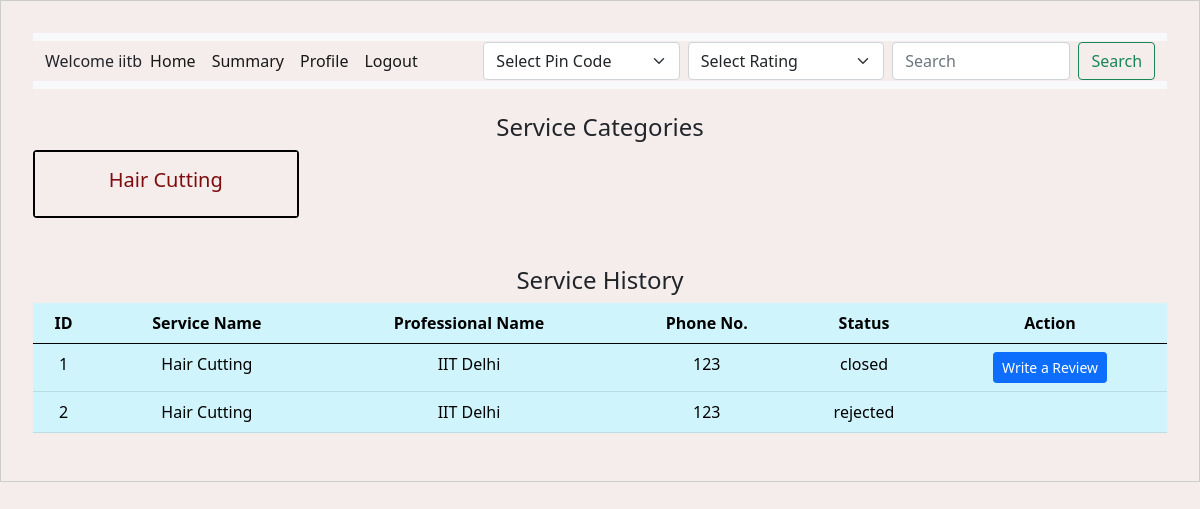
The app's page /customer_dashboard (signed in) with its own data.
### backend/models.py (models this page shows)
class Customer(db.Model):
    __tablename__ = "customer"
    id = db.Column(db.Integer, primary_key=True, autoincrement=True)
    username = db.Column(db.String, unique=True, nullable=False)
    password = db.Column(db.String, nullable=False)
    name = db.Column(db.String, nullable=False)
    email = db.Column(db.String, unique=True, nullable=False)
    address = db.Column(db.String, nullable=False)
    pin_code = db.Column(db.String, nullable=False)
    phone_no = db.Column(db.Integer, nullable=False)
    role = db.Column(
        db.Integer, nullable=False, default=1
    )  # 0 for admin, 1 for customer
    average_rating = db.Column(db.Float, nullable=True)  # New column for average rating
    is_blocked = db.Column(
        db.Boolean, default=False
    )  # New column to track block status

class Service_Request(db.Model):
    __tablename__ = "service_request"
    id = db.Column(db.Integer, primary_key=True, autoincrement=True)
    service_id = db.Column(db.Integer, db.ForeignKey("service.id"), nullable=False)
    customer_id = db.Column(db.Integer, db.ForeignKey("customer.id"), nullable=False)
    professional_id = db.Column(
        db.Integer, db.ForeignKey("service_professional.id"), nullable=False
    )
    date_of_request = db.Column(db.DateTime, nullable=False, default=datetime.utcnow)
    date_of_completion = db.Column(db.DateTime)
    service_status = db.Column(
        db.String, nullable=False
    )  # e.g., 'requested', 'assigned', 'closed'
    remarks = db.Column(db.String, nullable=True)  # ratings given by customer
    rating = db.Column(db.Integer, nullable=True)  # Added this line for the rating
    customer_rating = db.Column(
        db.Integer, nullable=True
    )  # Rating given by professional
    customer_remarks = db.Column(
        db.String, nullable=True
    )  # Remarks from the professional
    requested_date = db.Column(db.Date)
    requested_time = db.Column(db.Time)
    service = db.relationship(
        "Service",
        backref=db.backref(
            "service_requests",
            lazy=True,
        ),
    )
    customer = db.relationship(
        "Customer", backref=db.backref("service_requests", lazy=True)
    )
    professional = db.relationship(
        "Service_Professional",
        backref=db.backref("service_requests", lazy=True, cascade="all, delete-orphan"),
    )

class Service(db.Model):
    __tablename__ = "service"
    id = db.Column(db.Integer, primary_key=True, autoincrement=True)
    name = db.Column(db.String, nullable=False)
    base_price = db.Column(
        db.Integer, nullable=False
    )  # Changed 'price' to 'base_price'
    base_time_required = db.Column(db.String, nullable=True)
    description = db.Column(db.String, nullable=False)
    professional_services = db.relationship(
        "ProfessionalService", back_populates="service"
    )

class Service_Professional(db.Model):
    __tablename__ = "service_professional"
    id = db.Column(db.Integer, primary_key=True, autoincrement=True)
    username = db.Column(db.String, unique=True, nullable=False)
    password = db.Column(db.String, nullable=False)
    name = db.Column(db.String, nullable=False)
    service_type = db.Column(
        db.String, nullable=False
    )  # nullable true done for some reason
    experience = db.Column(db.Integer, nullable=False)
    phone_no = db.Column(db.Integer, nullable=False)
    email = db.Column(db.String, unique=True, nullable=False)
    address = db.Column(db.String, nullable=False)
    pin_code = db.Column(db.String, nullable=False)
    verified_status = db.Column(db.String, nullable=True)
    average_rating = db.Column(db.Float, nullable=True)  # New column for average rating
    document = db.Column(db.String, nullable=True)  # Column to store document path
    block_status = db.Column(db.Boolean, default=False)  # Block/unblock status
    custom_services = db.relationship(
        "ProfessionalService",
        back_populates="professional",
        lazy=True,
        cascade="all, delete-orphan",
    )

### backend/controller.py (the view)
@app.route("/customer_dashboard")
def customer_dashboard():
    customer_id = session.get("customer_id")
    customer = Customer.query.get(customer_id)
    if not customer_id:
        return redirect(url_for("user_login"))
    services = Service.query.all()
    pin_codes = db.session.query(Service_Professional.pin_code).distinct().all()
    pin_codes = [pin[0] for pin in pin_codes]  # Extract pin codes from query results
    service_requests = Service_Request.query.filter_by(customer_id=customer_id).all()
    if customer.is_blocked:
        block_message = (
            "You have been blocked by the admin and cannot book any services."
        )
    else:
        block_message = ""
    return render_template(
        "customer_dashboard.html",
        block_message=block_message,
        services=services,
        service_requests=service_requests,
        pin_codes=pin_codes,
        customer=session.get("username"),  # Assuming customer_name is stored in session
    )

### templates/customer_dashboard.html (shortened to what this page needs)
<!DOCTYPE html>
<html lang="en">
<head>
    <link rel="stylesheet" href="/static/style.css" />
    <link href="https://cdn.jsdelivr.net/npm/bootstrap@5.0.2/dist/css/bootstrap.min.css" rel="stylesheet" />
</head>
<body>
    <div id="container">
        <div id="panel">
            <nav class="navbar navbar-expand-lg navbar-light bg-light">
                <div class="container-fluid">
                    <label>Welcome {{ customer }}</label>
                    <div class="collapse navbar-collapse" id="navbarSupportedContent">
                        <ul class="navbar-nav me-auto mb-2 mb-lg-0">
                            <li class="nav-item">
                                <a class="nav-link active" aria-current="page"
                                    href="{{ url_for('customer_dashboard') }}">Home</a>
                            </li>
                            <li class="nav-item">
                                <a class="nav-link active" aria-current="page"
                                    href="{{ url_for('customer_summary') }}">Summary</a>
                            </li>
                            <li class="nav-item">
                                <a class="nav-link active" aria-current="page"
                                    href="{{ url_for('customer_profile') }}">Profile</a>
                            </li>
                            <li class="nav-item">
                                <a class="nav-link active" aria-current="page" href="{{ url_for('logout') }}">Logout</a>
                            </li>
                        </ul>
                        <form class="d-flex" action="{{ url_for('search_service') }}" method="GET">
                            <select class="form-select me-2" name="pin_code" id="pin_code">
                                <option value="" disabled selected>Select Pin Code</option>
                            </select>
                            <select class="form-select me-2" name="rating" id="rating">
                                <option value="" disabled selected>Select Rating</option>
                            </select>
                            <input class="form-control me-2" type="search" placeholder="Search" aria-label="Search"
                                name="query" />
                            <button class="btn btn-outline-success" type="submit">Search</button>
                        </form>
                    </div>
                </div>
            </nav>
            <h4 class="mt-4">Service Categories</h4>
            <div class="row">
                {% for service in services %}
                <div class="col-md-3 mb-4">
                    <div class="card h-100">
                        <div class="card-body">
                            <h5 class="card-title">{{ service.name }}</h5>
                        </div>
                    </div>
                </div>
                {% endfor %}
            </div>
            <h4 class="mt-4">Service History</h4>
            {% if service_requests %}
            <table class="table table-info table-hover">
                <thead>
                    <tr>
                        <th>ID</th>
                        <th>Service Name</th>
                        <th>Professional Name</th>
                        <th>Phone No.</th>
                        <th>Status</th>
                        <th>Action</th>
                    </tr>
                </thead>
                <tbody>
                    {% for request in service_requests %}
                    <tr>
                        <td>{{ request.id }}</td>
                        <td>{{ request.service.name }}</td>
                        <td>{{ request.professional.name }}</td>
                        <td>{{ request.professional.phone_no }}</td>
                        <td>{{ request.service_status }}</td>
                        <td>
                            {% if request.service_status == 'requested' %}
                            <form action="{{ url_for('cancel_service', service_id=request.id) }}" method="POST"
                                style="display:inline-block;">
                                <button type="button" class="btn btn-danger btn-sm" onclick="confirmCancel(this)">
                                    Cancel Service
                                </button>
                            </form>
                            {% elif request.service_status == 'closed' and not request.rating %}
                            <button class="btn btn-primary btn-sm" data-bs-toggle="modal"
                                data-bs-target="#closeServiceModal" data-id="{{ request.id }}"
                                data-service-name="{{ request.service.name }}"
                                data-professional-name="{{ request.professional.name }}"
                                data-professional-id="{{ request.professional.id }}"
                                data-description="{{ request.service.description }}">
                                Write a Review
                            </button>
                            {% endif %}
                        </td>
                    </tr>
                    {% endfor %}
                </tbody>
            </table>
            {% else %}
            <p>No service History Available ! </p>
            {% endif %}
        </div>
    </div>
</body>
</html>

### static/style.css (style rules this page uses)
* { margin: 0; background-color: #f5ecec; }
#panel { width: auto; margin: auto; height: auto; text-align: center; padding: 2vh; border: 0px solid black; border-radius: 10px; }
#container { width: auto; margin: auto; padding: 2vh; border: 1px solid #ccc; }
.card { border: 2px solid #000000 !important; height: auto; width: auto; color: #7f0c0c; }

### records on screen
Customer: username "iitb"
Service_Request: id "1", service.name "Hair Cutting", professional.name "IIT Delhi", professional.phone_no "123", service_status "closed"
Service_Request: id "2", service.name "Hair Cutting", professional.name "IIT Delhi", professional.phone_no "123", service_status "rejected"
